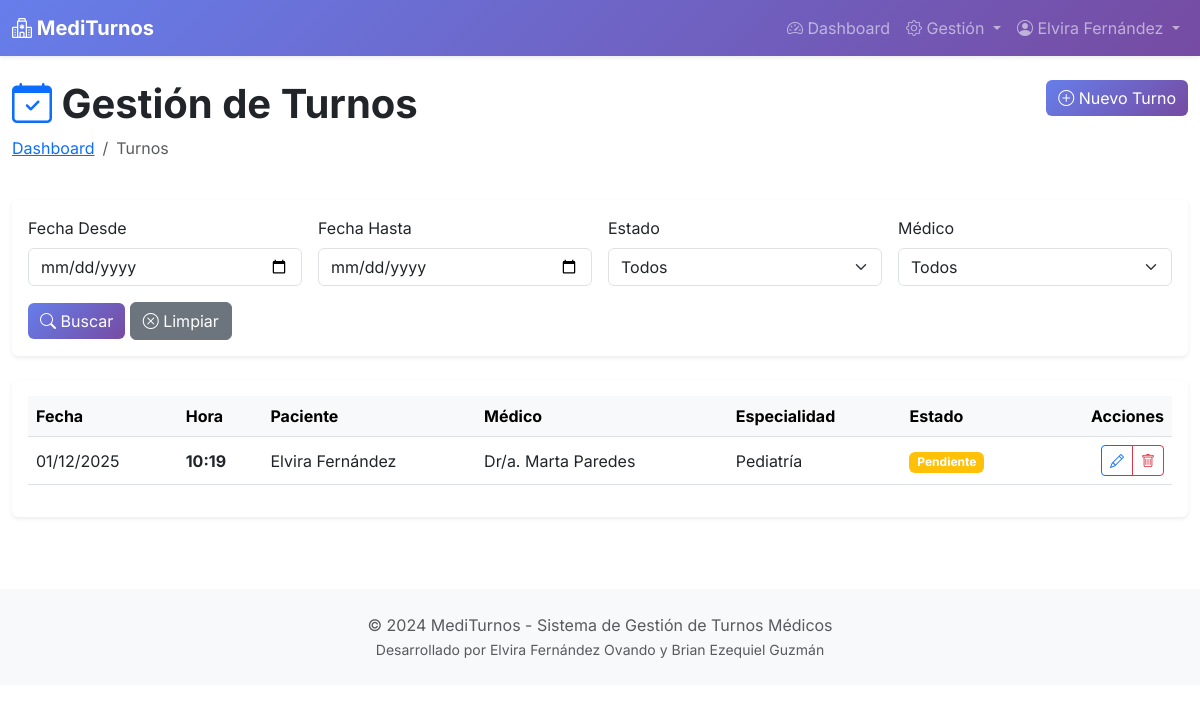
Page /admin-panel/turnos/ (signed in) on the committed database.
### appointments/models.py (models this page shows, shortened)
class Usuario(AbstractUser):
    ROLES = (
        ('admin', 'Administrador'),
        ('medico', 'Médico'),
        ('paciente', 'Paciente'),
    )
    rol = models.CharField(max_length=10, choices=ROLES, default='paciente')
    dni = models.CharField(max_length=8, unique=True, validators=[
        RegexValidator(r'^\d{7,8}$', 'Ingrese un DNI válido (7-8 dígitos)')
    ])
    telefono = models.CharField(max_length=15, blank=True)
    direccion = models.CharField(max_length=200, blank=True)
    fecha_nacimiento = models.DateField(null=True, blank=True)
    class Meta:
        verbose_name = 'Usuario'
        verbose_name_plural = 'Usuarios'

class Turno(models.Model):
    ESTADOS = (
        ('pendiente', 'Pendiente'),
        ('confirmado', 'Confirmado'),
        ('en_atencion', 'En Atención'),
        ('atendido', 'Atendido'),
        ('cancelado_paciente', 'Cancelado por Paciente'),
        ('cancelado_medico', 'Cancelado por Médico'),
        ('ausente', 'Ausente'),
    )
    paciente = models.ForeignKey(Paciente, on_delete=models.CASCADE, related_name='turnos')
    medico = models.ForeignKey(Medico, on_delete=models.CASCADE, related_name='turnos')
    especialidad = models.ForeignKey(Especialidad, on_delete=models.CASCADE)
    fecha = models.DateField()
    hora = models.TimeField()
    motivo_consulta = models.TextField(blank=True)
    estado = models.CharField(max_length=20, choices=ESTADOS, default='pendiente')
    notas_medico = models.TextField(blank=True)
    fecha_creacion = models.DateTimeField(auto_now_add=True)
    fecha_modificacion = models.DateTimeField(auto_now=True)
    class Meta:
        verbose_name = 'Turno'
        verbose_name_plural = 'Turnos'
        ordering = ['-fecha', '-hora']
        unique_together = ['medico', 'fecha', 'hora']
    def get_estado_color(self):
        colores = {
            'pendiente': 'warning',
            'confirmado': 'info',
            'en_atencion': 'primary',
            'atendido': 'success',
            'cancelado_paciente': 'secondary',
            'cancelado_medico': 'danger',
            'ausente': 'dark',
        }
        return colores.get(self.estado, 'secondary')

class Paciente(models.Model):
    usuario = models.OneToOneField(Usuario, on_delete=models.CASCADE, related_name='perfil_paciente')
    obra_social = models.CharField(max_length=100, blank=True)
    numero_afiliado = models.CharField(max_length=50, blank=True)
    observaciones = models.TextField(blank=True)
    class Meta:
        verbose_name = 'Paciente'
        verbose_name_plural = 'Pacientes'
        ordering = ['usuario__last_name', 'usuario__first_name']

class Medico(models.Model):
    usuario = models.OneToOneField(Usuario, on_delete=models.CASCADE, related_name='perfil_medico')
    especialidades = models.ManyToManyField(Especialidad, related_name='medicos')
    matricula = models.CharField(max_length=20, unique=True)
    biografia = models.TextField(blank=True)
    foto = models.ImageField(upload_to='medicos/', blank=True, null=True)
    activo = models.BooleanField(default=True)
    class Meta:
        verbose_name = 'Médico'
        verbose_name_plural = 'Médicos'
        ordering = ['usuario__last_name', 'usuario__first_name']
    def __str__(self):
        return f"Dr/a. {self.usuario.get_full_name()}"

class Especialidad(models.Model):
    nombre = models.CharField(max_length=100, unique=True)
    descripcion = models.TextField(blank=True)
    duracion_turno = models.IntegerField(default=30, help_text="Duración en minutos")
    activo = models.BooleanField(default=True)
    fecha_creacion = models.DateTimeField(auto_now_add=True)
    class Meta:
        verbose_name = 'Especialidad'
        verbose_name_plural = 'Especialidades'
        ordering = ['nombre']

### appointments/views/admin_views.py (the view)
# urls.py: path('admin-panel/turnos/', views.admin_turnos, name='admin_turnos'),
@login_required
def admin_turnos(request):
    if request.user.rol != 'admin':
        messages.error(request, 'No tienes permisos.')
        return redirect('dashboard')
    fecha_desde = request.GET.get('fecha_desde')
    fecha_hasta = request.GET.get('fecha_hasta')
    estado = request.GET.get('estado')
    medico_id = request.GET.get('medico')
    turnos = Turno.objects.select_related(
        'paciente__usuario', 'medico__usuario', 'especialidad'
    ).all()
    if fecha_desde:
        turnos = turnos.filter(fecha__gte=fecha_desde)
    if fecha_hasta:
        turnos = turnos.filter(fecha__lte=fecha_hasta)
    if estado:
        turnos = turnos.filter(estado=estado)
    if medico_id:
        turnos = turnos.filter(medico_id=medico_id)
    turnos = turnos.order_by('-fecha', '-hora')
    medicos = Medico.objects.filter(activo=True).select_related('usuario')
    context = {
        'turnos': turnos,
        'medicos': medicos,
        'estados': Turno.ESTADOS,
    }
    return render(request, 'appointments/admin/turnos.html', context)

### appointments/templates/appointments/admin/turnos.html (shortened to what this page needs)
{% extends 'base.html' %}
{% load static %}
{% block content %}
<div class="container-fluid py-4">
    <div class="row mb-4">
        <div class="col">
            <h1 class="fw-bold">
                <i class="bi bi-calendar-check text-primary"></i> Gestión de Turnos
            </h1>
            <nav aria-label="breadcrumb">
                <ol class="breadcrumb">
                    <li class="breadcrumb-item"><a href="{% url 'admin_dashboard' %}">Dashboard</a></li>
                    <li class="breadcrumb-item active">Turnos</li>
                </ol>
            </nav>
        </div>
        <div class="col-auto">
            <a href="{% url 'admin_turno_crear' %}" class="btn btn-primary">
                <i class="bi bi-plus-circle"></i> Nuevo Turno
            </a>
        </div>
    </div>
    <div class="card border-0 shadow-sm mb-4">
        <div class="card-body">
            <form method="get" class="row g-3">
                <div class="col-md-3">
                    <label class="form-label">Fecha Desde</label>
                    <input type="date" name="fecha_desde" class="form-control" value="{{ request.GET.fecha_desde }}">
                </div>
                <div class="col-md-3">
                    <label class="form-label">Fecha Hasta</label>
                    <input type="date" name="fecha_hasta" class="form-control" value="{{ request.GET.fecha_hasta }}">
                </div>
                <div class="col-md-3">
                    <label class="form-label">Estado</label>
                    <select name="estado" class="form-select">
                        <option value="">Todos</option>
                    </select>
                </div>
                <div class="col-md-3">
                    <label class="form-label">Médico</label>
                    <select name="medico" class="form-select">
                        <option value="">Todos</option>
                    </select>
                </div>
                <div class="col-12">
                    <button type="submit" class="btn btn-primary">
                        <i class="bi bi-search"></i> Buscar
                    </button>
                    <a href="{% url 'admin_turnos' %}" class="btn btn-secondary">
                        <i class="bi bi-x-circle"></i> Limpiar
                    </a>
                </div>
            </form>
        </div>
    </div>
    <div class="card border-0 shadow-sm">
        <div class="card-body">
            <div class="table-responsive">
                <table class="table table-hover align-middle">
                    <thead class="table-light">
                        <tr>
                            <th>Fecha</th>
                            <th>Hora</th>
                            <th>Paciente</th>
                            <th>Médico</th>
                            <th>Especialidad</th>
                            <th>Estado</th>
                            <th class="text-end">Acciones</th>
                        </tr>
                    </thead>
                    <tbody>
                        {% for turno in turnos %}
                        <tr>
                            <td>{{ turno.fecha|date:"d/m/Y" }}</td>
                            <td><strong>{{ turno.hora|time:"H:i" }}</strong></td>
                            <td>{{ turno.paciente.usuario.get_full_name }}</td>
                            <td>{{ turno.medico }}</td>
                            <td>{{ turno.especialidad.nombre }}</td>
                            <td><span class="badge bg-{{ turno.get_estado_color }}">{{ turno.get_estado_display }}</span></td>
                            <td class="text-end">
                                <div class="btn-group btn-group-sm">
                                    <a href="{% url 'admin_turno_editar' turno.pk %}" class="btn btn-outline-primary">
                                        <i class="bi bi-pencil"></i>
                                    </a>
                                    <a href="{% url 'admin_turno_eliminar' turno.pk %}" class="btn btn-outline-danger">
                                        <i class="bi bi-trash"></i>
                                    </a>
                                </div>
                            </td>
                        </tr>
                        {% endfor %}
                    </tbody>
                </table>
            </div>
        </div>
    </div>
</div>
{% endblock %}

### templates/base.html (shortened to what this page needs)
{% load static %}
<!DOCTYPE html>
<html lang="es">
<head>
    <link href="{% static 'css/bootstrap.min.css' %}" rel="stylesheet">
    <link href="{% static 'css/bootstrap-icons.css' %}" rel="stylesheet">
    <link rel="stylesheet" href="{% static 'css/style.css' %}">
</head>
<body>
    {% if user.is_authenticated %}
    <nav class="navbar navbar-expand-lg navbar-dark bg-primary shadow-sm">
        <div class="container-fluid">
            <a class="navbar-brand fw-bold" href="{% url 'dashboard' %}">
                <i class="bi bi-hospital"></i> MediTurnos
            </a>
            <div class="collapse navbar-collapse" id="navbarNav">
                <ul class="navbar-nav ms-auto">
                    {% if user.rol == 'admin' %}
                    <li class="nav-item">
                        <a class="nav-link" href="{% url 'admin_dashboard' %}">
                            <i class="bi bi-speedometer2"></i> Dashboard
                        </a>
                    </li>
                    <li class="nav-item dropdown">
                        <a class="nav-link dropdown-toggle" href="#"
                           role="button" data-bs-toggle="dropdown">
                            <i class="bi bi-gear"></i> Gestión
                        </a>
                    </li>
                    {% endif %}
                    <li class="nav-item dropdown">
                        <a class="nav-link dropdown-toggle" href="#"
                           role="button" data-bs-toggle="dropdown">
                            <i class="bi bi-person-circle"></i> {{ user.get_full_name }}
                        </a>
                    </li>
                </ul>
            </div>
        </div>
    </nav>
    {% endif %}
    <main>
        {% block content %}{% endblock %}
    </main>
    <footer class="bg-light text-center py-4 mt-5">
        <div class="container">
            <p class="text-muted mb-0">&copy; 2024 MediTurnos - Sistema de Gestión de Turnos Médicos</p>
            <p class="text-muted mb-0"><small>Desarrollado por Elvira Fernández Ovando y Brian Ezequiel Guzmán</small></p>
        </div>
    </footer>
</body>
</html>

### static/css/style.css (style rules this page uses)
body { font-family: 'Inter', -apple-system, BlinkMacSystemFont, 'Segoe UI', Roboto, sans-serif; }
.navbar { background: linear-gradient(135deg, #667eea 0%, #764ba2 100%) !important; }
.btn-primary { background: linear-gradient(135deg, #667eea 0%, #764ba2 100%); border: none; }

### rows in the picture
Usuario: get_full_name "Elvira Fernández"
Turno: fecha "01/12/2025", hora "10:19", paciente.usuario.get_full_name "Elvira Fernández", medico "Dr/a. Marta Paredes", especialidad.nombre "Pediatría", estado "Pendiente"
